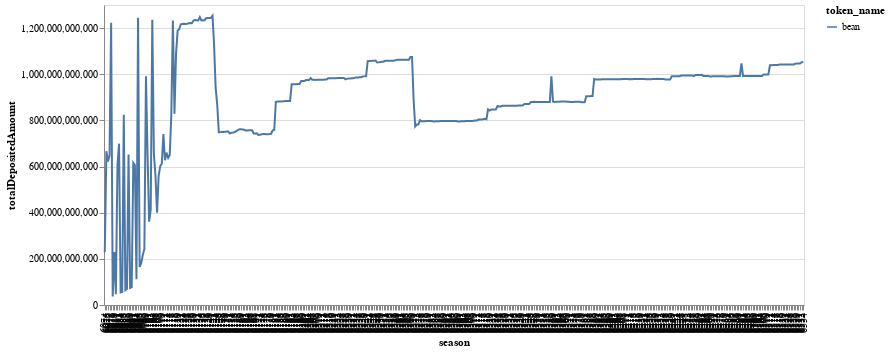

Notebook cell for this chart:
### Code cell
df_dep = df_dep.loc[df_dep.token_name == 'bean']
alt.Chart(df_dep).mark_line().encode(
    x=alt.X("season:O"), 
    y=alt.Y("totalDepositedAmount:Q"), 
    color=alt.Color("token_name:N"), 
    tooltip=alt.Tooltip("totalDepositedAmount:Q")
).properties(width=700)

### Figure 1 — Vega-Lite specification as saved in the notebook (floating-point values rounded to 4 significant figures; data arrays with more than 128 entries replaced by an {"elided": "..."} marker saying what was removed)
{"config": {"view": {"continuousWidth": 400, "continuousHeight": 300}}, "data": {"name": "data-8091bdf7e97291a589c88bb975c2e830"}, "mark": "line", "encoding": {"color": {"field": "token_name", "type": "nominal"}, "tooltip": {"field": "totalDepositedAmount", "type": "quantitative"}, "x": {"field": "season", "type": "ordinal"}, "y": {"field": "totalDepositedAmount", "type": "quantitative"}}, "width": 700, "$schema": "https://vega.github.io/schema/vega-lite/v4.17.0.json", "datasets": {"data-8091bdf7e97291a589c88bb975c2e830": {"elided": "442 records"}}}
